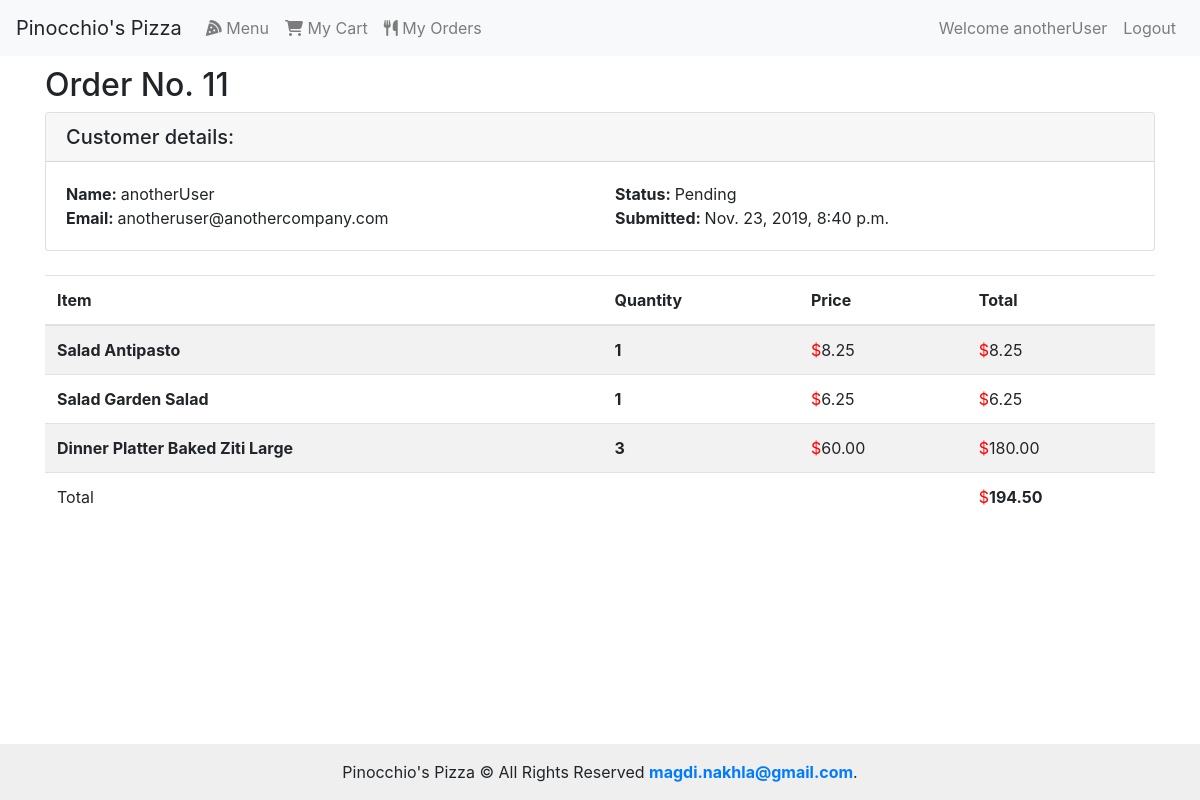
/myorders/11 (signed in), run on the app's committed database.
### orders/models.py (models this page shows, shortened)
class CartItem(models.Model):
    item_description = models.CharField(max_length=200)
    price = models.DecimalField(max_digits=5, decimal_places=2) #Price of item with toppings (if any ) WITHOUT multiplying by Quantity
    quantity = models.PositiveIntegerField(default=1)
    orderID = models.ForeignKey(Order, on_delete=models.CASCADE, related_name='orders', blank=True, null=True)
    total_price = models.DecimalField(max_digits=5, decimal_places=2, blank=True, null=True) #Price * Quantity

class Order(models.Model):
    STATUS = [
        ("P","Pending"),
        ("C","Completed"),
        ("D","Delivered"),
        ("R","Refunded" ),
        ("N","Canceled")
    ]
    user = models.ForeignKey(User, on_delete=models.CASCADE, related_name='orders')
    status = models.CharField(max_length=1, choices=STATUS, default="P")
    created = models.DateTimeField(auto_now_add=True)
    modified = models.DateTimeField(auto_now=True)
    total_price = models.DecimalField(max_digits=5, decimal_places=2, blank=True, null=True) # Total Order Price (sum of all items total_price)

### orders/views.py (the view)
# urls.py: path("myorders/<int:order_id>", views.myOrderItems, name="myOrderItems"),
@login_required
def myOrderItems(request, order_id):
    order = Order.objects.filter(pk=order_id, user=request.user).first()
    if order == None:
        messages.warning(request, f"You have No orders with that Order ID {order_id}")
        return redirect('myOrders')
    context = {
        "orderitems": CartItem.objects.all().filter(orderID_id=order_id, orderID__user= request.user),
        "order": Order.objects.filter(id=order_id)
    }
    return render(request, "orders/myorder_items.html", context)

### orders/templates/orders/myorder_items.html
{% extends "orders/base.html" %}
{% block content%}
<div class="container">
  <div class="row">
    <div class="col-lg-12">
        <h2>Order No. {{orderitems.first.orderID_id}}</h2>
        <div class="card mb-4">
                <h5 class="card-header">Customer details:</h5>
                <div class="card-body">
                    <div class="row">
                            <div class="col-lg-6"><p class="card-text"><strong>Name: </strong>{{ order.first.user}}</p></div>
                            <div class="col-lg-6"><p class="card-text"><strong>Status: </strong>{{order.get.get_status_display}}</div>
                            <div class="col-lg-6"><p class="card-text"><strong>Email: </strong>{{ order.first.user.email}}</p></div>
                            <div class="col-lg-6"><p class="card-text"><strong>Submitted: </strong>{{ order.first.created}}</p></div>
                    </div>
                </div>
         </div>
        <table class="table table-striped">
            <thead>
                <tr>
                    <th>Item</th>
                    <th>Quantity</th>
                    <th scope="col">Price</th>
                    <th scope="col">Total</th>
                </tr>
            </thead>
            <tbody>
                {% for item in orderitems %}
                <tr>
                    <th scope="row">{{ item.item_description }}</th>
                    <td><strong>{{item.quantity}}</strong></td>
                    <td class="currency">{{item.price}}</td>
                    <td class="currency">{{item.total_price}}</td>
                </tr>
                {% endfor %}
                <tr>
                    <td colspan="3">Total</td>
                    <td class="currency"><strong>{{order.first.total_price}}</strong></td>
                </tr>
            </tbody>
        </table>
    </div>
  </div>
</div>
{% endblock %}

### orders/templates/orders/base.html (shortened to what this page needs)
{% load static %}
<!DOCTYPE html>
<html>
  <head>
    <link rel="stylesheet" href="https://stackpath.bootstrapcdn.com/bootstrap/4.3.1/css/bootstrap.min.css">
    <link rel="stylesheet" href="{% static 'orders/css/main.css' %}">
  </head>
  <body>
    <nav class="navbar navbar-expand-lg navbar-light bg-light">
      <a class="navbar-brand">Pinocchio's Pizza</a>
      <div class="collapse navbar-collapse" id="navbarSupportedContent">
        <ul class="navbar-nav mr-auto">
          <li class="nav-item {% if current_Page == 'Menu' %} active font-weight-bold {% endif %}">
            <a class="nav-link" href="{% url 'index' %}"><i class="fas fa-pizza-slice"></i> Menu  <span class="sr-only">(current)</span></a>
          </li>
          <li class="nav-item {% if current_Page == 'My Cart' %} active font-weight-bold {% endif %}">
            <a class="nav-link" href="{% url 'cart_items' %}"><i class="fas fa-shopping-cart"></i> My Cart</a>
          </li>
          <li class="nav-item {% if current_Page == 'My Orders' %} active font-weight-bold {% endif %}">
            <a class="nav-link" href="{% url 'myOrders' %}"><i class="fas fa-utensils"></i> My Orders</a>
          </li>
        </ul>
        <ul class="navbar-nav ml-auto">
        {% if user.is_authenticated %}
          <li class="nav-item">
            <a class="nav-link  {% if current_Page == 'Profile' %} active font-weight-bold {% endif %}" href="{% url 'profile' %}"> Welcome {{user}}</a>
          </li>
          <li class="nav-item">
            <a class="nav-link" href="{% url 'logout' %}">Logout</a>
          </li>
        {% endif %}
        </ul>
      </div>
    </nav>
    <div class="container"  class="col-lg-12">
      <div class="row">
        {% block content %}{% endblock %}
      </div>
    </div>
    <div class="footer">Pinocchio's Pizza © All Rights Reserved <strong><a href="mailto:magdi.nakhla@gmail.com">magdi.nakhla@gmail.com</a></strong>.</div>
    </body>
</html>

### orders/static/orders/css/main.css (style rules this page uses)
.container { padding-top: 5px; }
.currency::before { color: red; content: "$"; }
html { height: 100%; box-sizing: border-box; }
body { position: relative; margin: 0; padding-bottom: 6rem; min-height: 100%; }
.footer { position: absolute; right: 0; bottom: 0; left: 0; padding: 1rem; background-color: #efefef; text-align: center; }

### data on the page
CartItem: first.orderID_id "11", item_description "Salad Antipasto", quantity "1", price "8.25", total_price "8.25"
Order: first.user "anotherUser", get.status "Pending", first.user.email "anotheruser@anothercompany.com", first.created "Nov. 23, 2019, 8:40 p.m.", first.total_price "194.50"
CartItem: item_description "Salad Garden Salad", quantity "1", price "6.25", total_price "6.25"
CartItem: item_description "Dinner Platter Baked Ziti Large", quantity "3", price "60.00", total_price "180.00"

### other printed values
{{ user }} "anotherUser"
